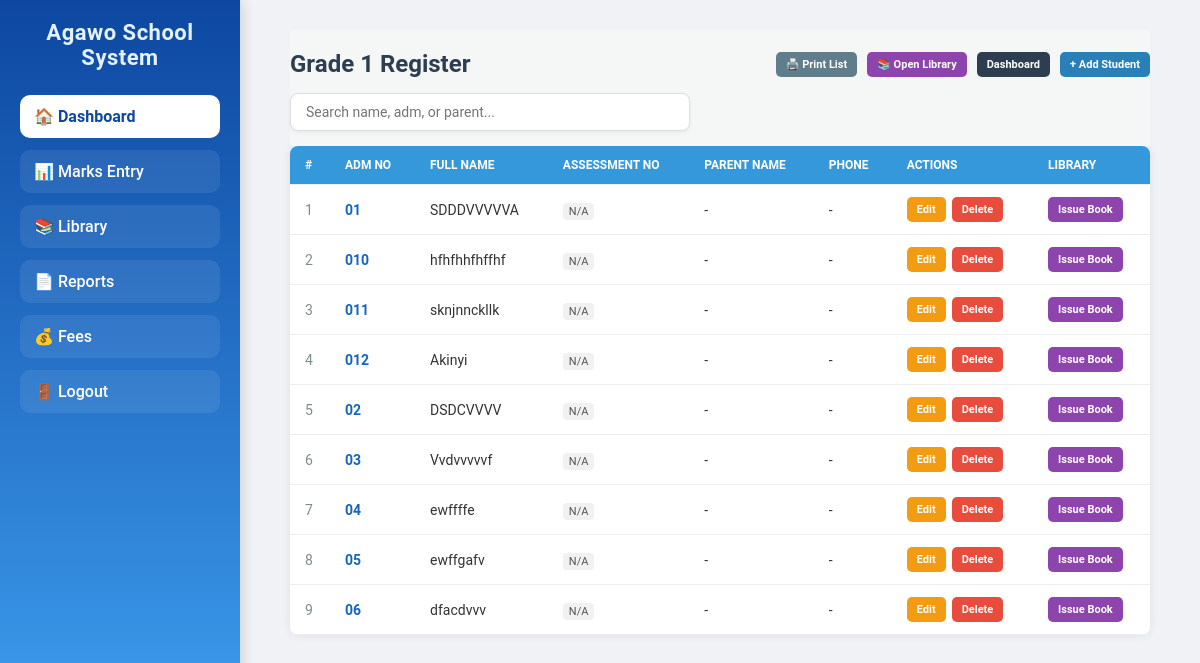
/grades/1/ (signed in), run on an earlier commit of the app's database.
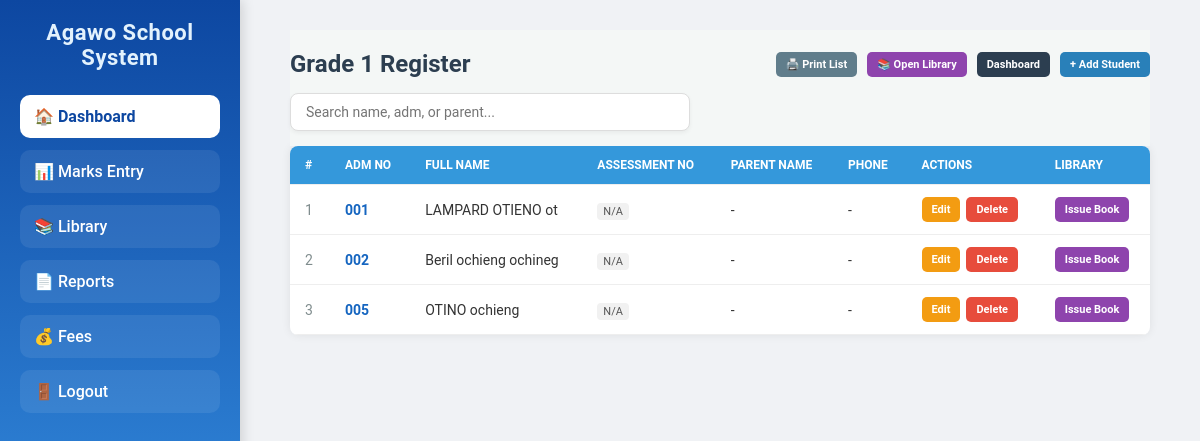
And on a later commit of the database.
### core/models.py (models this page shows, shortened)
class Student(models.Model):
    student_name = models.CharField(max_length=200)
    admission_number = models.CharField(max_length=20, unique=True)
    grade = models.CharField(max_length=20, choices=GRADE_CHOICES)
    parent_name = models.CharField(max_length=200, blank=True, null=True)
    parent_phone = models.CharField(max_length=15, blank=True, null=True)
    class Meta:
        ordering = ["student_name"]

### core/views.py (the view, shortened to what this page needs)
# urls.py: path('grades/<str:grade>/', views.grade_students, name='grade_students'), # Changed int to str to support your 'Grade X' choice strings
@login_required
def grade_students(request, grade):
    grade_num = str(grade).replace("Grade ", "").strip()
    grade_name = f"Grade {grade_num}"
    students = Student.objects.filter(grade=grade_name).order_by("admission_number")
    return render(request, "grade_students.html", {
        "students": students,
        "grade": grade_num,
        "grade_name": grade_name
    })

### templates/grade_students.html (shortened to what this page needs)
{% extends "base.html" %}
{% block content %}
<div class="container">
    <div class="top-section">
        <div class="top-bar">
            <h2>Grade {{ grade }} Register</h2>
            <div class="top-actions">
                <button onclick="window.print()" class="btn print">🖨️ Print List</button>
                <a href="{% url 'library' %}" class="btn lib-btn">📚 Open Library</a>
                <a href="{% url 'dashboard' %}" class="btn back">Dashboard</a>
                {% if user.is_staff %}
                    <a href="{% url 'add_student' %}?grade=Grade {{ grade }}" class="btn add">+ Add Student</a>
                {% endif %}
            </div>
        </div>
        <div class="search-container">
            <input type="text" id="studentSearch" class="search-input" placeholder="Search name, adm, or parent...">
        </div>
    </div>
    <div class="table-responsive">
        <table id="studentTable">
            <thead>
                <tr>
                    <th style="width: 40px;">#</th>
                    <th>Adm No</th>
                    <th>Full Name</th>
                    <th>Assessment No</th>
                    <th>Parent Name</th>
                    <th>Phone</th>
                    <th class="actions-column">Actions</th>
                    <th class="lib-column">Library</th>
                </tr>
            </thead>
            <tbody>
                {% for student in students %}
                <tr class="student-row">
                    <td style="color: #7f8c8d;">{{ forloop.counter }}</td>
                    <td class="search-adm" style="font-weight:bold; color:#1565c0;">{{ student.admission_number }}</td>
                    <td class="search-name">{{ student.student_name }}</td>
                    <td><span class="info-badge">{{ student.assessment_number|default:"N/A" }}</span></td>
                    <td class="search-parent">{{ student.parent_name|default:"-" }}</td>
                    <td>{{ student.parent_phone|default:"-" }}</td>
                    <td class="actions-column">
                        <div style="display: flex; gap: 4px;">
                            <a href="{% url 'edit_student' student.id %}" class="btn edit">Edit</a>
                            {% if user.is_staff %}
                            <form action="{% url 'delete_student' student.id %}" method="POST"
                                  onsubmit="return confirm('WARNING: Are you sure you want to delete {{ student.student_name|escapejs }}? This action is permanent.');"
                                  style="display: inline;">
                                <button type="submit" class="btn delete">Delete</button>
                            </form>
                            {% endif %}
                        </div>
                    </td>
                    <td class="lib-column">
                        <button onclick="quickBorrow('{{ student.student_name|escapejs }}')" class="btn lib-btn">Issue Book</button>
                    </td>
                </tr>
                {% empty %}
                <tr><td colspan="8" style="text-align:center; padding:30px;">No students found in Grade {{ grade }}.</td></tr>
                {% endfor %}
            </tbody>
        </table>
    </div>
</div>
{% endblock %}

What changed in the data, as far as the page shows it:
removed Student: admission_number "01", student_name "SDDDVVVVVA", assessment_number "N/A", parent_name "-", parent_phone "-"
removed Student: admission_number "010", student_name "hfhfhhfhffhf", assessment_number "N/A", parent_name "-", parent_phone "-"
removed Student: admission_number "011", student_name "sknjnnckllk", assessment_number "N/A", parent_name "-", parent_phone "-"
removed Student: admission_number "012", student_name "Akinyi", assessment_number "N/A", parent_name "-", parent_phone "-"
removed Student: admission_number "02", student_name "DSDCVVVV", assessment_number "N/A", parent_name "-", parent_phone "-"
removed Student: admission_number "03", student_name "Vvdvvvvvf", assessment_number "N/A", parent_name "-", parent_phone "-"
removed Student: admission_number "04", student_name "ewffffe", assessment_number "N/A", parent_name "-", parent_phone "-"
removed Student: admission_number "05", student_name "ewffgafv", assessment_number "N/A", parent_name "-", parent_phone "-"
removed Student: admission_number "06", student_name "dfacdvvv", assessment_number "N/A", parent_name "-", parent_phone "-"
added Student: admission_number "001", student_name "LAMPARD OTIENO ot", assessment_number "N/A", parent_name "-", parent_phone "-"
added Student: admission_number "002", student_name "Beril ochieng ochineg", assessment_number "N/A", parent_name "-", parent_phone "-"
added Student: admission_number "005", student_name "OTINO ochieng", assessment_number "N/A", parent_name "-", parent_phone "-"
